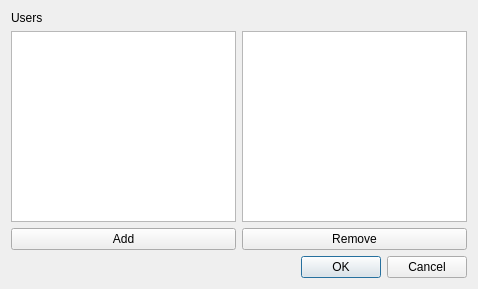
<?xml version="1.0" encoding="UTF-8"?>
<ui version="4.0">
 <class>CAddUserToGroupDialog</class>
 <widget class="QDialog" name="CAddUserToGroupDialog">
  <property name="geometry">
   <rect>
    <x>0</x>
    <y>0</y>
    <width>478</width>
    <height>289</height>
   </rect>
  </property>
  <property name="sizePolicy">
   <sizepolicy hsizetype="Fixed" vsizetype="Fixed">
    <horstretch>0</horstretch>
    <verstretch>0</verstretch>
   </sizepolicy>
  </property>
  <property name="minimumSize">
   <size>
    <width>478</width>
    <height>289</height>
   </size>
  </property>
  <property name="maximumSize">
   <size>
    <width>478</width>
    <height>289</height>
   </size>
  </property>
  <property name="windowTitle">
   <string>Add/Remove User to group</string>
  </property>
  <layout class="QVBoxLayout" name="verticalLayout">
   <item>
    <layout class="QHBoxLayout" name="horizontalLayout_2">
     <property name="bottomMargin">
      <number>0</number>
     </property>
     <item>
      <widget class="QLabel" name="label">
       <property name="text">
        <string>Users</string>
       </property>
      </widget>
     </item>
    </layout>
   </item>
   <item>
    <layout class="QHBoxLayout" name="horizontalLayout_3">
     <property name="bottomMargin">
      <number>0</number>
     </property>
     <item>
      <widget class="QListWidget" name="allUsersList">
       <property name="sizePolicy">
        <sizepolicy hsizetype="MinimumExpanding" vsizetype="Expanding">
         <horstretch>0</horstretch>
         <verstretch>0</verstretch>
        </sizepolicy>
       </property>
       <property name="selectionMode">
        <enum>QAbstractItemView::ExtendedSelection</enum>
       </property>
      </widget>
     </item>
     <item>
      <widget class="QListWidget" name="groupUsersList">
       <property name="sizePolicy">
        <sizepolicy hsizetype="MinimumExpanding" vsizetype="Expanding">
         <horstretch>0</horstretch>
         <verstretch>0</verstretch>
        </sizepolicy>
       </property>
       <property name="selectionMode">
        <enum>QAbstractItemView::ExtendedSelection</enum>
       </property>
      </widget>
     </item>
    </layout>
   </item>
   <item>
    <layout class="QHBoxLayout" name="horizontalLayout_4">
     <property name="bottomMargin">
      <number>0</number>
     </property>
     <item>
      <widget class="QPushButton" name="addButton">
       <property name="text">
        <string>Add</string>
       </property>
      </widget>
     </item>
     <item>
      <widget class="QPushButton" name="removeButton">
       <property name="text">
        <string>Remove</string>
       </property>
      </widget>
     </item>
    </layout>
   </item>
   <item>
    <widget class="QDialogButtonBox" name="buttonBox">
     <property name="orientation">
      <enum>Qt::Horizontal</enum>
     </property>
     <property name="standardButtons">
      <set>QDialogButtonBox::Cancel|QDialogButtonBox::Ok</set>
     </property>
    </widget>
   </item>
  </layout>
 </widget>
 <resources/>
 <connections>
  <connection>
   <sender>buttonBox</sender>
   <signal>accepted()</signal>
   <receiver>CAddUserToGroupDialog</receiver>
   <slot>accept()</slot>
   <hints>
    <hint type="sourcelabel">
     <x>248</x>
     <y>254</y>
    </hint>
    <hint type="destinationlabel">
     <x>157</x>
     <y>274</y>
    </hint>
   </hints>
  </connection>
  <connection>
   <sender>buttonBox</sender>
   <signal>rejected()</signal>
   <receiver>CAddUserToGroupDialog</receiver>
   <slot>reject()</slot>
   <hints>
    <hint type="sourcelabel">
     <x>316</x>
     <y>260</y>
    </hint>
    <hint type="destinationlabel">
     <x>286</x>
     <y>274</y>
    </hint>
   </hints>
  </connection>
 </connections>
</ui>
